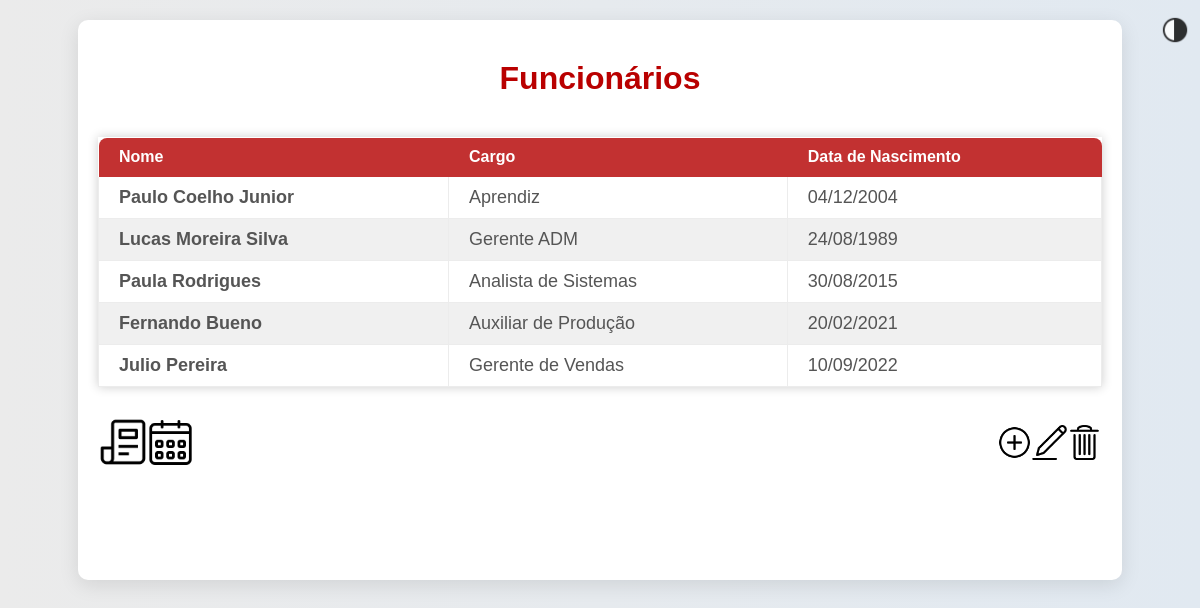
The page /main/ (signed in) on the database its author committed.
### app/models.py (models this page shows)
class Funcionario(models.Model):
    nome = models.CharField(max_length=100)
    cargo = models.CharField(max_length=50)
    data_nascimento = models.DateField()
    skills = models.ManyToManyField(Skill, blank=True)  # Relacionamento ManyToMany com Skill
    def __str__(self):
        return self.nome

### app/views.py (the view)
# urls.py: path('main/', views.lista_funcionarios, name='main'),  # Corrigido para lista_funcionarios
@login_required(login_url='login')
def lista_funcionarios(request):
    funcionarios = Funcionario.objects.all()
    print(funcionarios)
    return render(request, 'main.html', {'funcionarios': funcionarios})

### app/templates/main.html (shortened to what this page needs)
{% extends 'layout.html'%}
{% load static %}
{% block extrahead %}
    <link rel="stylesheet" href="{% static 'app/css/main.css' %}">
{% endblock %}
{% block content %}
    <div class="mainContainer">
        <h1>Funcionários</h1>
        <table class="funcionariosNomes">
            <thead>
                <tr>
                    <th>Nome</th>
                    <th>Cargo</th>
                    <th>Data de Nascimento</th>
                </tr>
            </thead>
            <tbody>
                {% for funcionario in funcionarios %}
                <tr class="funcionarioOuterDiv" onclick="window.location='{% url 'funcionario_detail' funcionario.id %}'">
                    <td class="infoUser">{{ funcionario.nome }}</td>
                    <td class="infoUser">{{ funcionario.cargo }}</td>
                    <td class="infoUser">{{ funcionario.data_nascimento|date:"d/m/Y" }}</td>
                </tr>
                {% endfor %}
            </tbody>
        </table>
        <div class="actions">
            <div class="actionsRight">
                <button class="reportBtn" onclick="location.href='{% url 'relatorio_dinamico' %}'">
                    <img src="{% static 'app/img/icons/report.png' %}" alt="">
                </button>
                <button class="calendarBtn" onclick="location.href='{% url 'calendario' %}'">
                    <img src="{% static 'app/img/icons/calendar.png' %}" alt="">
                </button>
            </div>
            <div class="actionsLeft">
                <button class="addBtn"><img src="{% static 'app/img/icons/add.png' %}" alt=""></button>
                <button class="editBtn"><img src="{% static 'app/img/icons/edit.png' %}" alt=""></button>
                <button class="deleteBtn"><img src="{% static 'app/img/icons/delete.png' %}" alt=""></button>
            </div>
        </div>
    </div>
{% endblock %}

### app/static/app/css/main.css (style rules this page uses)
* { margin: 0; padding: 0; box-sizing: border-box; }
body { font-family: 'Arial', sans-serif; background-color: #f4f4f9; color: #333; display: flex; justify-content: center; margin: 20px; }
.mainContainer { width: 90%; min-height: 70vh; max-width: 1200px; background-color: white; border-radius: 10px; box-shadow: 0 5px 20px rgba(0, 0, 0, 0.1); padding: 20px; text-align: center; }
.mainContainer h1 { margin: 20px 0 40px 0; font-weight: bold; color: #b90000; }
.funcionariosNomes { width: 100%; border-collapse: collapse; margin-bottom: 30px; box-shadow: 0 0 10px rgba(0, 0, 0, 0.2); }
.funcionariosNomes thead th { background-color: #c23131; color: #ffffff; border-color: transparent; }
.funcionariosNomes thead th:first-child { border-radius: 8px 0 0 0; }
.funcionariosNomes thead th:last-child { border-radius: 0 8px 0 0; }
.funcionariosNomes th, .funcionariosNomes td { padding: 10px 20px; text-align: left; border: 1px solid #ececec; }
.funcionariosNomes th { background-color: #f0f0f0; font-weight: bold; }
.funcionariosNomes tr:nth-child(even) { background-color: #f0f0f0; }
.funcionariosNomes tr:nth-child(odd) { background-color: #ffffff; }
.funcionarioOuterDiv { text-decoration: none; color: inherit; }
.infoUser { font-size: 18px; color: #555; }
.infoUser:first-child { font-weight: bold; }
.actions { display: flex; justify-content: space-between; margin-top: 20px; }
.actionsRight, .actionsLeft { display: flex; }
button { background-color: transparent; border: none; cursor: pointer; transition: transform 0.3s; }
button img { width: 40px; }
.addBtn img, .editBtn img, .deleteBtn img { width: 35px; }
.reportBtn img { width: 50px; }
.calendarBtn img { width: 45px; }

### rows shown on the page
Funcionario: nome "Paulo Coelho Junior", cargo "Aprendiz", data_nascimento "04/12/2004"
Funcionario: nome "Lucas Moreira Silva", cargo "Gerente ADM", data_nascimento "24/08/1989"
Funcionario: nome "Paula Rodrigues", cargo "Analista de Sistemas", data_nascimento "30/08/2015"
Funcionario: nome "Fernando Bueno", cargo "Auxiliar de Produção", data_nascimento "20/02/2021"
Funcionario: nome "Julio Pereira", cargo "Gerente de Vendas", data_nascimento "10/09/2022"
